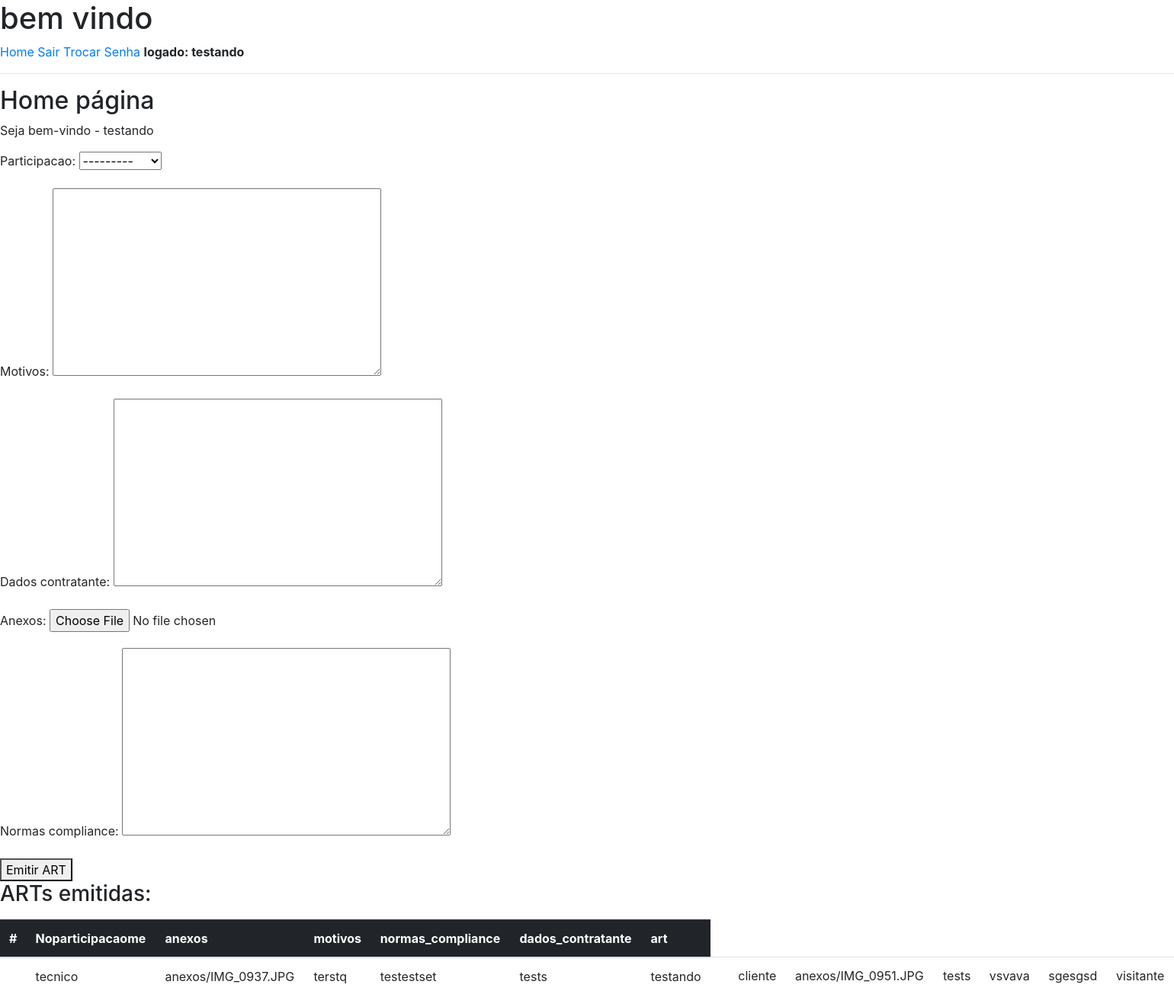
The page / (signed in) on the database its author committed.
### core/models.py (models this page shows, shortened)
class ArtModel(models.Model):
    PARTICIPACAO_CHOICES = [
        ('cliente', 'Cliente'),
        ('tecnico', 'Técnico'),
        ('engenheiro', 'Engenheiro'),
        ('fiscal', 'Fiscal'),
    ]
    participacao = models.CharField(max_length=20, choices=PARTICIPACAO_CHOICES)
    motivos = models.TextField()
    dados_contratante = models.TextField()
    anexos = models.FileField(upload_to='anexos/')
    normas_compliance = models.TextField()
    user = models.ForeignKey(User, on_delete=models.CASCADE)
    created_at = models.DateTimeField(auto_now_add=True)

### core/views.py (the view)
# urls.py: path('', home, name='home'),
@login_required
def home(request):
    if request.method == 'POST':
        form = ArtForm(request.POST, request.FILES)
        if form.is_valid():
            art_instance = form.save(commit=False)
            art_instance.user = request.user
            art_instance.save()
            return redirect('home')
    else:
        form = ArtForm()
    arts = ArtModel.objects.all()  # Obter todas as ARTs do usuário
    return render(request, 'home.html', {'form': form, 'arts': arts})

### core/forms.py
class ArtForm(forms.ModelForm):
    class Meta:
        model = ArtModel
        fields = ['participacao', 'motivos', 'dados_contratante', 'anexos', 'normas_compliance']

### templates/home.html (shortened to what this page needs)
{% extends 'base.html' %}
{% block content %}
    <h2>Home página</h2>
    <p>Seja bem-vindo - {% if user.is_authenticated %}{{ user.username }} {% else %}visitante{% endif %}</p>
    {% if user.is_authenticated %}
        <form method="post" enctype="multipart/form-data">
            {{ form.as_p }}
            <button type="submit">Emitir ART</button>
        </form>
        {% if arts %}
        <h3>ARTs emitidas:</h3>
        <table class="table">
            <thead class="table-dark">
                <tr>
                    <th scope="col">#</th>
                    <th scope="col">Noparticipacaome</th>
                    <th scope="col">anexos</th>
                    <th scope="col">motivos</th>
                    <th scope="col">normas_compliance</th>
                    <th scope="col">dados_contratante</th>
                    <th scope="col">art</th>
                </tr>
            </thead>
            <tbody>
                <tr>
                    {% for art in arts %}
                        <th scope="row"></th>
                        <td>{{ art.participacao }}</td>
                        <td>{{ art.anexos }}</td>
                        <td>{{ art.motivos }}</td>
                        <td>{{ art.normas_compliance }}</td>
                        <td>{{ art.dados_contratante }}</td>
                        <td>{{ art.user }}</td>
                    {% endfor %}
                </tr>
            </tbody>
        {% endif %}
    {% endif %}
{% endblock %}

### templates/base.html (shortened to what this page needs)
<!DOCTYPE html>
<html lang="en">
<head>
    <link rel="stylesheet" href="https://cdn.jsdelivr.net/npm/bootstrap@4.0.0/dist/css/bootstrap.min.css">
</head>
<body>
    <h1>bem vindo</h1>
    <a href="{% url 'home' %}">Home</a>
    {% if user.is_authenticated %}
        <a href="{% url 'logout' %}">Sair</a>
        <a href="{% url 'password_change' %}">Trocar Senha</a>
        <strong>logado: {{user.username}}</strong>
    {% else %}
        <a href="{% url 'singup' %}">Cadastro</a>
        <a href="{% url 'login' %}">Login</a>
    {% endif %}
    <hr>
    {% block content %}{% endblock %}
</body>
</html>

### rows shown on the page
ArtModel: participacao "tecnico", anexos "anexos/IMG_0937.JPG", motivos "terstq", normas_compliance "testestset", dados_contratante "tests", user "testando"
ArtModel: participacao "cliente", anexos "anexos/IMG_0951.JPG", motivos "tests", normas_compliance "vsvava", dados_contratante "sgesgsd", user "visitante"

### other values the page prints
{{ user.username }} "testando"
